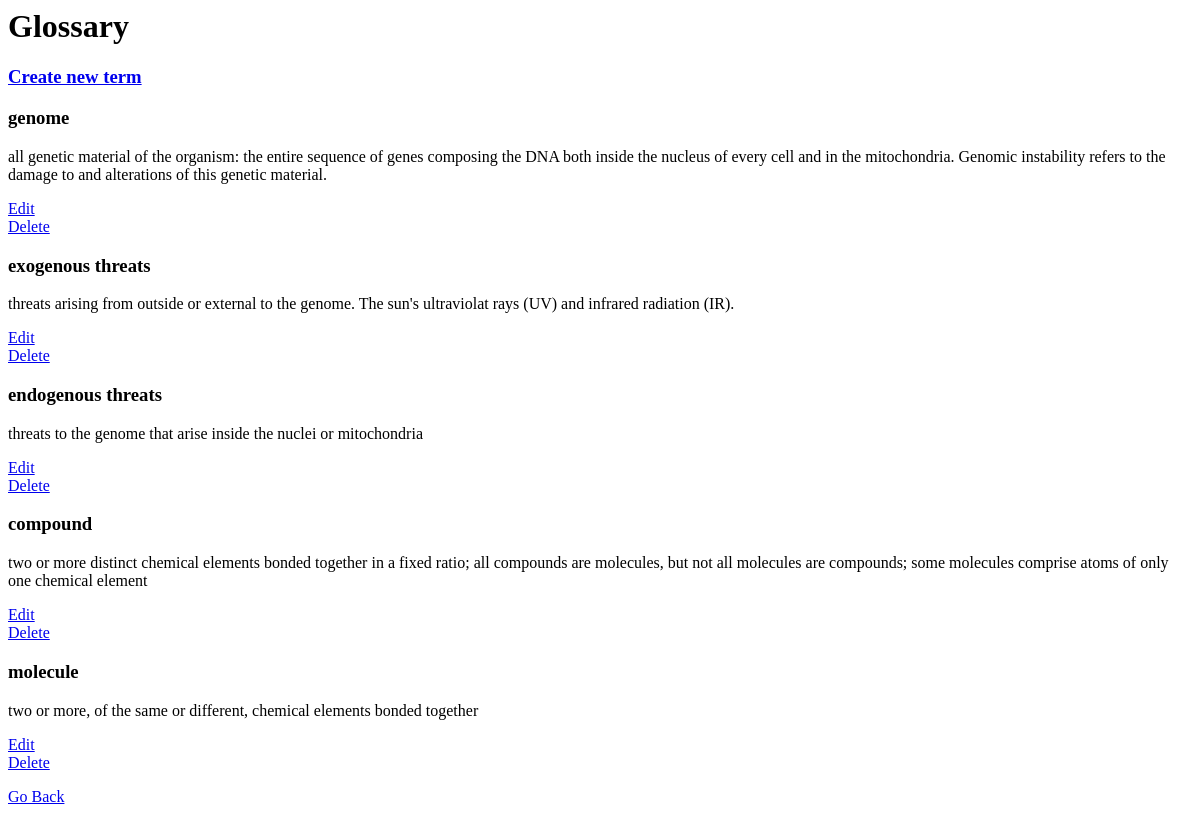
Before: /aging_hallmarks/glossary with the older database file.
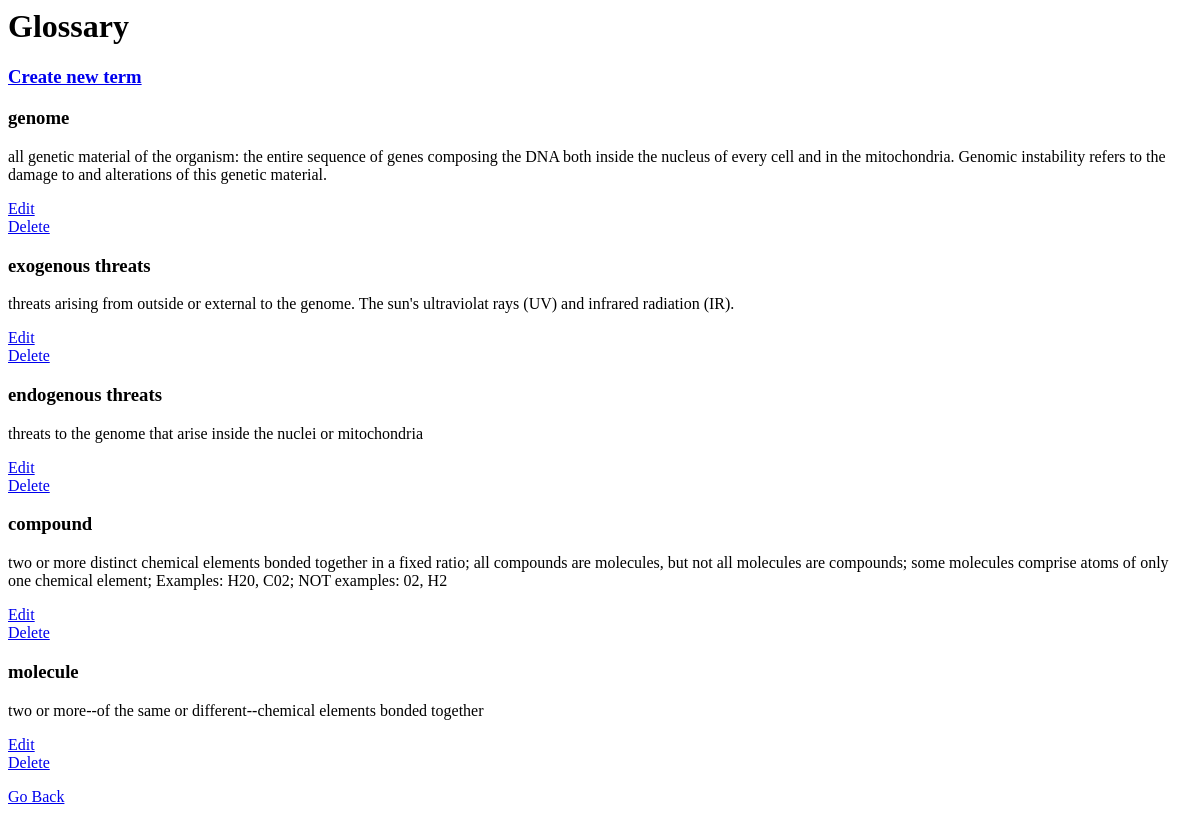
After: the same page with the newer database file.
### db_setup.py (models this page shows)
class GlossaryofTerms(Base):
    __tablename__ = 'glossary'
    id = Column(Integer, primary_key = True)
    name = Column(String(100), nullable = False)
    definition = Column(String(500))

### app.py (the view)
@app.route('/aging_hallmarks/glossary')
def glossary():
    glossary = session.query(GlossaryofTerms).all()
    return render_template('glossary.html', glossary = glossary)

### templates/glossary.html (shortened to what this page needs)
<html><body>
<h1>Glossary</h1>
<h3><a href = "{{url_for('newTerm')}}">Create new term</a></h3>
{% for term in glossary %}
<h3>{{term.name}}</h3>
    <p>
    {{term.definition}}
    </p>
    <p>
        <a href = "{{url_for('editTerm', term_id = term.id)}}">Edit</a>
        <a href = "{{url_for('deleteTerm', term_id = term.id)}}">Delete</a>
    </p>
{% endfor %}
<p><a href = "{{url_for('agingHallmarks')}}">Go Back</a></p>
</body></html>

Changed rows visible on the page:
changed GlossaryofTerms "compound": definition "…of only one chemical element" → "…of only one chemical element; Examples: H20, C02; NOT examples: 02, H2"
changed GlossaryofTerms "molecule": definition "two or more, of the same or different, chemical elements bonded together" → "two or more--of the same or different--chemical elements bonded together"
